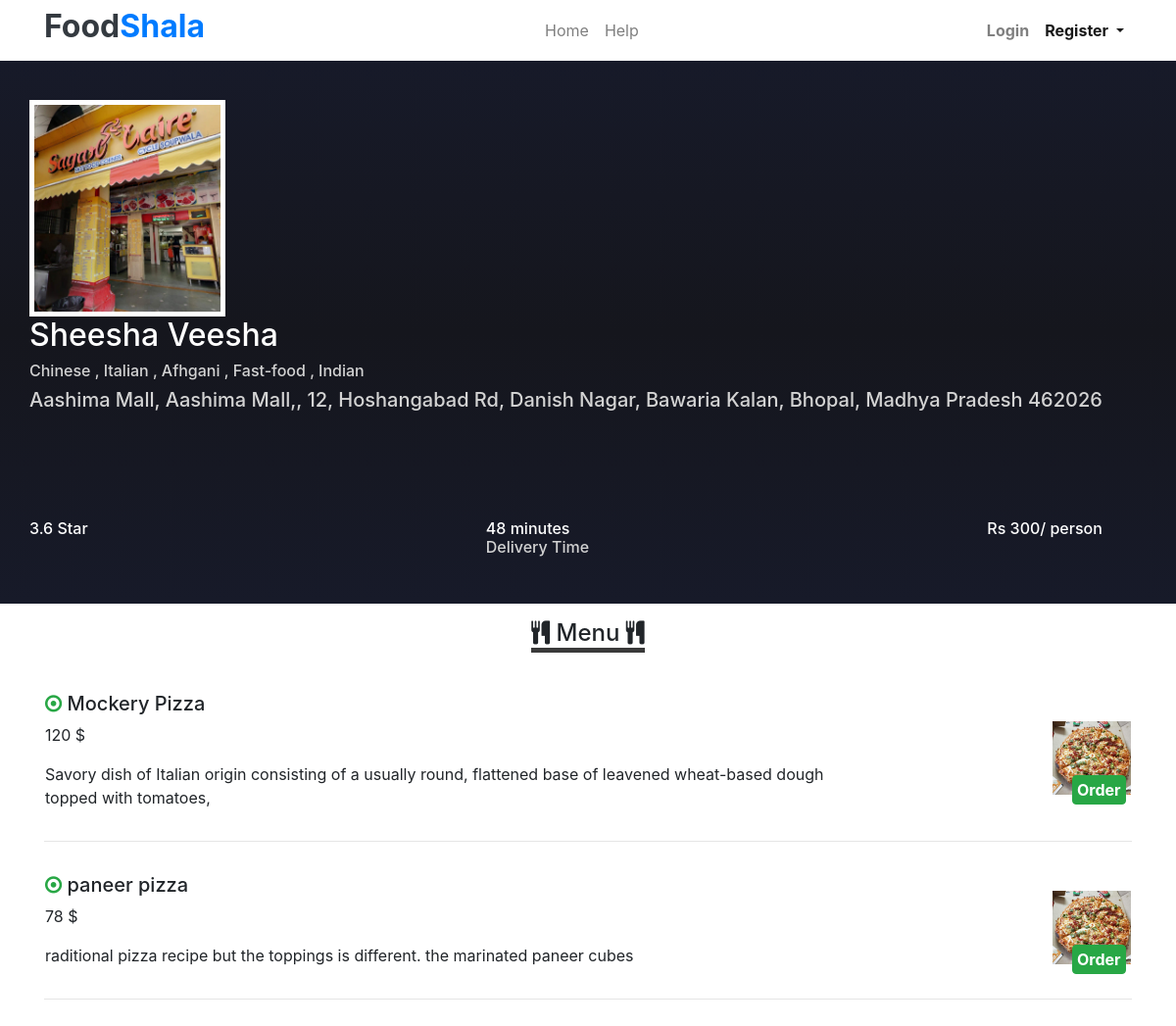
/restaurant-menu.php?resid=10&item-id=39, run on the app's committed database.
### tables this page shows
CREATE TABLE `restaurant` (
  `id` int(10) NOT NULL,
  `resname` text NOT NULL,
  `email` varchar(20) NOT NULL,
  `password` longtext NOT NULL,
  `address` longtext NOT NULL,
  `city` text NOT NULL
);

CREATE TABLE `menu` (
  `id` int(10) NOT NULL,
  `name` varchar(20) NOT NULL,
  `price` int(10) NOT NULL,
  `description` mediumtext NOT NULL,
  `resid` int(10) NOT NULL,
  `veg` text NOT NULL,
  `file` longtext NOT NULL
);

### restaurant-menu.php (the view, shortened to what this page needs)
<?php
   if(isset($_SESSION['restaurant']))
   {
        echo "<script> location.href='/foodorder/restaurant-admin.php'; </script>";
   }
   else {
?>
<!DOCTYPE html>
<html lang="en">
<head>
    <link rel="stylesheet" href="https://maxcdn.bootstrapcdn.com/bootstrap/4.5.2/css/bootstrap.min.css">
    <link rel="stylesheet" href="https://stackpath.bootstrapcdn.com/font-awesome/4.7.0/css/font-awesome.min.css">
     <link rel="stylesheet" href="css/general/general.css">
    <link rel="stylesheet" href="css/restaurant-menu/restaurant-menu.css">
    <link rel="stylesheet" href="css/homepage/swiper.min.css">
</head>
<body >
    <?php
    if(isset($_GET['resid']))
        $resid = $_GET['resid'];
    if(isset($_GET['item-id']))
        $item_id = $_GET['item-id'];
    $servername = "localhost";
    $username = "root";
    $password = "";
    $dbname = "foodshala";
    $conn = new mysqli($servername, $username, $password, $dbname);
    $sql = "SELECT * FROM menu where resid='$resid'";
    $result = $conn->query($sql);
    ?>
    <nav class="navbar navbar-fixed-top navbar-expand-md bg-white navbar-light d-flex align-items-baseline">
        <div class="container">
            <a class="h2 font-weight-bold text-dark" href="index.php">Food<span class="text-primary" >Shala</span></a>
            <div class="collapse navbar-collapse" id="collapsibleNavbar">
                <ul class="navbar-nav ml-auto">
                    <li class="nav-item">
                        <a class="nav-link" href="index.php">Home</a>
                    </li>
                    <li class="nav-item">
                        <a class="nav-link" href="#">Help</a>
                    </li>
                </ul>
                <ul class="navbar-nav ml-auto nav-login">
                    <?php
                        if(isset($_SESSION['email']))
                        {
                    ?>
                         <li class="nav-item">
                            <div class="dropdown show">
                                <a class="nav-link font-weight-bold dropdown-toggle" href="#" role="button" id="dropdownMenuLink" data-toggle="dropdown" aria-haspopup="true" aria-expanded="false">
                                    Hi <?php echo $_SESSION['name'] ?>
                                </a>
                                <div class="dropdown-menu" aria-labelledby="dropdownMenuLink">
                                    <a class="dropdown-item" href="#">Settings</a>
                                    <a class="dropdown-item" href="logout.php">Logout</a>
                                </div>
                            </div>
                        </li>
                        <li class="nav-item">
                            <a class="nav-link font-weight-bold" href="cart.php"><i class="fa fa-shopping-cart text-dark" aria-hidden="true"></i></a>
                        </li>
                    <?php } else { ?>
                        <li class="nav-item">
                            <a class="nav-link font-weight-bold" href="login.php">Login</a>
                        </li>
                        <li class="nav-item">
                            <div class="dropdown show">
                                <a class="nav-link font-weight-bold dropdown-toggle" href="#" role="button" id="dropdownMenuLink" data-toggle="dropdown" aria-haspopup="true" aria-expanded="false">
                                    Register
                                </a>
                            </div>
                        </li>
                    <?php  } ?>
                </ul>
            </div>
        </div>
    </nav>
<?php
    $sql2 = "SELECT * FROM restaurant where id='$resid'";
    $result2 = $conn->query($sql2);
    if ($result2)
    {
        while($row = $result2->fetch_assoc())
        {
            $rname = $row['resname'];
            $raddress = $row['address'];
        }
    }
?>
    <div id="restaurant-info-fluid" class="container-fluid">
        <div class="container ">
            <div class="d-flex justify-content-start  flex-wrap">
                <div id="img-div">
                    <img src="img/restaurant-menu/sagar.jpg" alt="">
                </div>
                <div id="restaurant-info" class="">
                    <div>
                        <h2><?php echo $rname ?></h2>
                        <h6>Chinese , Italian , Afhgani , Fast-food , Indian</h6>
                        <h5><?php echo $raddress ?></h5>
                    </div>
                    <div id="restaurant-info-star" class="d-flex justify-content-between ">
                        <h6>3.6 Star</h6>
                        <h6>48 minutes <br> <span style="color: rgb(211, 211, 211);"> Delivery Time</span> </h6>
                        <h6>Rs 300/ person</h6>
                    </div>
                </div>
            </div>
        </div>
    </div>
    <div id="heading-menu" class="d-flex justify-content-center m-3">
        <h4><i class="fa fa-cutlery" aria-hidden="true"></i>     Menu    <i class="fa fa-cutlery" aria-hidden="true"></i></h4>
    </div>
    <div id="cuisines" class="container">
        <div class="row ">
            <div class="col-md-12">
                    <?php if ($result->num_rows > 0)
                            {
                            while($row = $result->fetch_assoc())
                                {
                    ?>
                    <div class="food-item-row row d-flex flex-wrap justify-content-between align-items-center pt-3 pl-3 pr-3">
                        <div class="w-75">
                            <h5 id="item-id-<?php $item_id ?>">
                                <?php if($row['veg'] == 'Veg')
                                {?>
                                    <i class="fa fa-dot-circle-o text-success" aria-hidden="true"></i>
                                <?php } else { ?>
                                    <i class="fa fa-dot-circle-o text-danger" aria-hidden="true"></i>
                                <?php }
                                    echo $row['name'];?>
                            </h5>
                            <p><?php  echo $row['price'];?> $</p>
                            <p><?php  echo $row['description'];?></p>
                        </div>
                        <div class="add-cuisine-class">
                            <a id="order<?php echo $row['id'] ?>"  href="cart.php?item-no=<?php echo $row['id'] ?>&resid=<?php echo $resid ?>"  class="btn btn-success">Order</a>
                            <img src="img/searched/si.jpg" alt="">
                        </div>
                    </div>
                    <hr>
                    <?php
                                }
                            }
                    ?>
                </div>
        </div>
    </div>
</body>
</html>
<?php } ?>

### css/restaurant-menu/restaurant-menu.css (style rules this page uses)
#restaurant-info-fluid { background: linear-gradient(to bottom , #171a29 , #15161d , #171a29); color:white }
#restaurant-info-fluid > .container { padding: 40px 0; }
#img-div img { width: 200px; margin-right: 30px; border:5px solid white; height: auto; }
#restaurant-info h5,h6 { color: rgb(211, 211, 211); }
#restaurant-info-star { margin-top: 10%; }
#restaurant-info-star h6 { color: white; }
#heading-menu h4 { border-bottom: 5px solid #3a3a3a; }
#cuisines > div { margin-top: 5px; margin-bottom: 50px; padding-bottom: 10px; }
.food-item-row { margin-bottom: 10px; }
.add-cuisine-class { position: relative; }
#cuisines img { width: 80px; height: auto; }
.add-cuisine-class a { padding: 2px 4px; font-weight: bold; position: absolute; bottom: -10px; left: 25%; }

### data on the page
restaurant: resname "Sheesha Veesha", address "Aashima Mall, Aashima Mall,, 12, Hoshangabad Rd, Danish Nagar, Bawaria Kalan, Bhopal, Madhya Pradesh 462026"
menu: veg "Veg" (drawn), name "Mockery Pizza", price "120", description "Savory dish of Italian origin consisting of a usually round, flattened base of leavened wheat-based dough topped with tomatoes,"
menu: veg "Veg" (drawn), name "paneer pizza", price "78", description "raditional pizza recipe but the toppings is different. the marinated paneer cubes"
